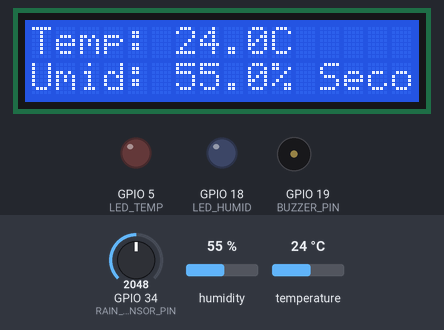
The sketch below on a simulated ESP32. Shown: 16×2 character LCD, output pins drawn as LEDs (lit = HIGH), buzzer (waves = sounding). The test bench sets the inputs (shaded band); at power-on: GPIO 34 (RAIN_SENSOR_PIN) = 2048, humidity 55 %, temperature 24 °C. WiFi joins after 1.5 s; servers stay silent unless stated; random numbers use the default seed unless the sketch sets one; no MQTT or app messages arrive unless stated; what the sketch prints to the serial monitor is not drawn.

Above: at 2.7 s.
2.8 s: GPIO 34 (RAIN_SENSOR_PIN) set to 1550
5.2 s: GPIO 34 (RAIN_SENSOR_PIN) set to 1470
At 7.7 s:
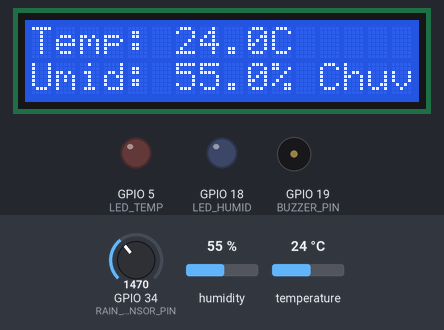
11.2 s: humidity set to 69 %
At 12.29 s:
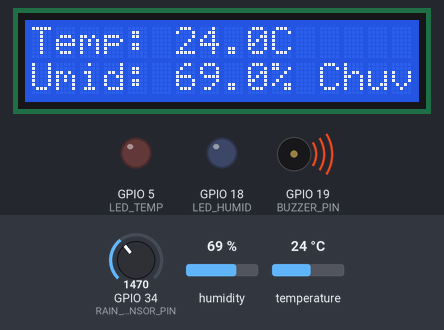
14.0 s: humidity set to 72 %
At 15.4 s:
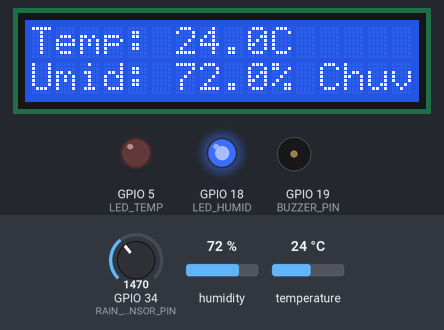
19.5 s: temperature set to 29.6 °C
At 20.3 s:
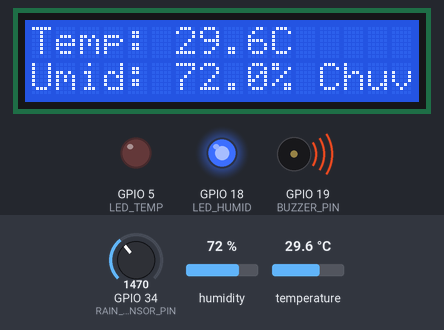
22.0 s: temperature set to 30.7 °C
At 22.9 s:
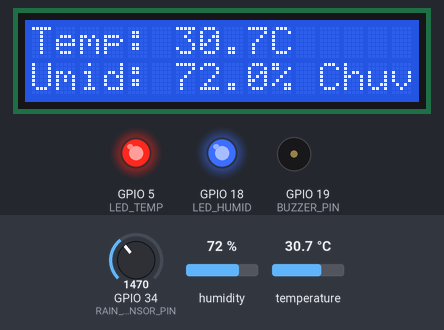
Timing chart, 0 to 28.5 s (numbered marks = the images above; inputs shaded):
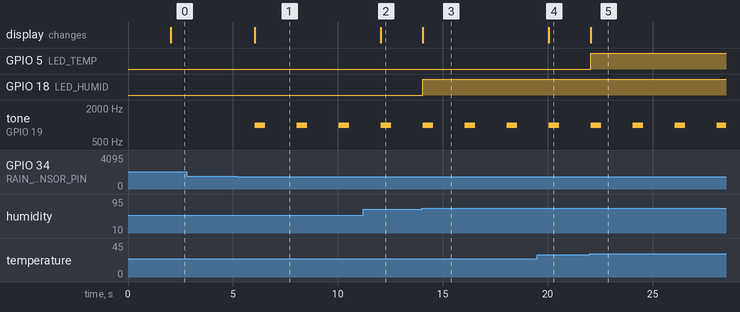

The sketch:

sketch.ino
```cpp
#include <WiFi.h>
#include <PubSubClient.h>
#include "DHTesp.h"
#include <LiquidCrystal_I2C.h>

// Configurações do DHT
const int DHT_PIN = 9;
DHTesp dhtSensor;

// Configurações do LCD (I2C)
LiquidCrystal_I2C lcd(0x27, 16, 2); // Endereço 0x27 ou 0x3F

// Pinos dos dispositivos
#define LED_TEMP 5      // LED vermelho (temperatura alta)
#define LED_HUMID 18    // LED azul (umidade alta) - GPIO18 no ESP32
#define BUZZER_PIN 19   // Buzzer (ativo)
#define RAIN_SENSOR_PIN 34 // Pino analógico para potenciômetro (simula chuva)

// Limites para alertas
const float TEMP_ALERT = 30.0;   // Acima de 30°C
const float HUMID_ALERT = 70.0;  // Acima de 70%
const int RAIN_ALERT = 1500;     // Abaixo disso = chuva (potenciômetro)

// WiFi e MQTT
const char* ssid = "Wokwi-GUEST";
const char* password = "";
const char* mqtt_server = "broker.hivemq.com";

WiFiClient espClient;
PubSubClient client(espClient);
unsigned long lastMsg = 0;

void setup_wifi() {
  delay(10);
  Serial.println();
  Serial.print("Conectando a ");
  Serial.println(ssid);

  WiFi.mode(WIFI_STA);
  WiFi.begin(ssid, password);

  while (WiFi.status() != WL_CONNECTED) {
    delay(500);
    Serial.print(".");
  }

  Serial.println("");
  Serial.println("WiFi conectado");
  Serial.println("Endereço IP: ");
  Serial.println(WiFi.localIP());
}

void callback(char* topic, byte* payload, unsigned int length) {
  // Função para receber mensagens MQTT (opcional)
  Serial.print("Mensagem recebida: [");
  Serial.print(topic);
  Serial.print("] ");
  for (int i = 0; i < length; i++) {
    Serial.print((char)payload[i]);
  }
  Serial.println();
}

void reconnect() {
  while (!client.connected()) {
    Serial.print("Conectando ao MQTT...");
    String clientId = "ESP32Client-";
    clientId += String(random(0xffff), HEX);

    if (client.connect(clientId.c_str())) {
      Serial.println("Conectado");
      client.subscribe("iotfrontier/commands");
    } else {
      Serial.print("Falha, rc=");
      Serial.print(client.state());
      Serial.println(" Tentando novamente em 5s");
      delay(5000);
    }
  }
}

void setup() {
  Serial.begin(115200);

  // Inicializa dispositivos
  pinMode(LED_TEMP, OUTPUT);
  pinMode(LED_HUMID, OUTPUT);
  pinMode(BUZZER_PIN, OUTPUT);
  pinMode(RAIN_SENSOR_PIN, INPUT);

  lcd.init();
  lcd.backlight();
  lcd.setCursor(0, 0);
  lcd.print("Iniciando...");

  dhtSensor.setup(DHT_PIN, DHTesp::DHT22);
  setup_wifi();
  client.setServer(mqtt_server, 1883);
  client.setCallback(callback);
}

void controlAlerts(float temp, float humid, bool isRaining) {
  // LEDs
  digitalWrite(LED_TEMP, temp > TEMP_ALERT ? HIGH : LOW);
  digitalWrite(LED_HUMID, humid > HUMID_ALERT ? HIGH : LOW);

  // Buzzer (aciona para chuva OU temperatura crítica)
  if (isRaining || temp > TEMP_ALERT) {
    tone(BUZZER_PIN, 1000, 500); // 1kHz por 500ms
  } else {
    noTone(BUZZER_PIN);
  }
}

void publishSensorData(float temp, float humid, int rainValue) {
  client.publish("iotfrontier/temperature", String(temp).c_str());
  client.publish("iotfrontier/humidity", String(humid).c_str());
  client.publish("iotfrontier/rain", String(rainValue).c_str());
}

void loop() {
  if (!client.connected()) {
    reconnect();
  }
  client.loop();

  if (millis() - lastMsg > 2000) {
    lastMsg = millis();

    // Lê sensores
    TempAndHumidity data = dhtSensor.getTempAndHumidity();
    int rainValue = analogRead(RAIN_SENSOR_PIN);
    bool isRaining = rainValue < RAIN_ALERT;

    // Exibe no LCD
    lcd.clear();
    lcd.setCursor(0, 0);
    lcd.print("Temp: " + String(data.temperature, 1) + "C");
    lcd.setCursor(0, 1);
    lcd.print("Umid: " + String(data.humidity, 1) + "%");
    lcd.setCursor(12, 1);
    lcd.print(isRaining ? "Chuva!" : "Seco");

    // Ativa alertas
    controlAlerts(data.temperature, data.humidity, isRaining);

    // Publica no MQTT
    publishSensorData(data.temperature, data.humidity, rainValue);

    // Log no Serial Monitor
    Serial.print("Temp: ");
    Serial.print(data.temperature);
    Serial.print("C | Umid: ");
    Serial.print(data.humidity);
    Serial.print("% | Chuva: ");
    Serial.println(rainValue);
  }
}
```

Measured:
- the behaviour switches between 1500 and 1499 on GPIO 34 (RAIN_SENSOR_PIN) (found by bisection; images 0 and 1)
- the behaviour switches between 70 and 71 % on humidity (found by bisection; images 2 and 3)
- the behaviour switches between 30 and 30.1 °C on temperature (found by bisection; images 4 and 5)
- after the input at 2.8 s, every drawn part: stays the same
- after the input at 5.2 s, tone on GPIO 19 (BUZZER_PIN): alternates 1000 Hz for 0.50 s and silent for 1.5 s, starting after 0.84 s; the display: changes after 0.85 s (image 1)
- after the input at 11.2 s, the display: changes after 0.85 s (image 2)
- after the input at 14.0 s, GPIO 18 (LED_HUMID): LOW → HIGH after 0.05 s; the display: changes after 0.05 s (image 3)
- after the input at 19.5 s, the display: changes after 0.56 s (image 4)
- after the input at 22.0 s, GPIO 5 (LED_TEMP): LOW → HIGH after 0.06 s; the display: changes after 0.06 s (image 5)
